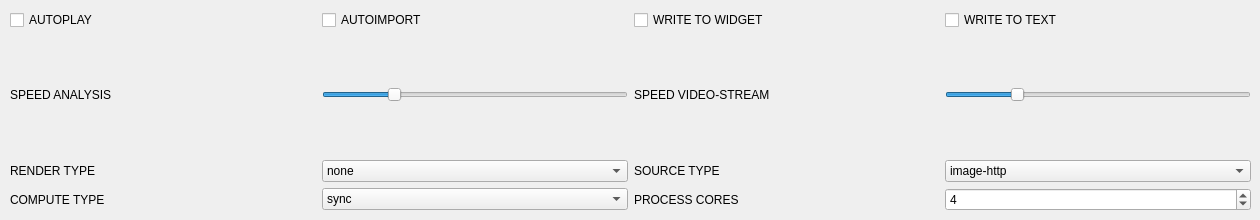
      <widget class="QWidget" name="tab_4">
       <attribute name="title">
        <string>DEBUG</string>
       </attribute>
       <widget class="QWidget" name="gridLayoutWidget_6">
        <property name="geometry">
         <rect>
          <x>10</x>
          <y>10</y>
          <width>1241</width>
          <height>201</height>
         </rect>
        </property>
        <layout class="QGridLayout" name="gridLayout_6">
         <item row="1" column="0">
          <widget class="QLabel" name="label_23">
           <property name="text">
            <string>SPEED ANALYSIS</string>
           </property>
          </widget>
         </item>
         <item row="0" column="3">
          <widget class="QCheckBox" name="checkBox_6">
           <property name="text">
            <string>WRITE TO TEXT</string>
           </property>
          </widget>
         </item>
         <item row="1" column="3">
          <widget class="QSlider" name="horizontalSlider_2">
           <property name="sizePolicy">
            <sizepolicy hsizetype="Preferred" vsizetype="Preferred">
             <horstretch>0</horstretch>
             <verstretch>0</verstretch>
            </sizepolicy>
           </property>
           <property name="minimum">
            <number>1</number>
           </property>
           <property name="maximum">
            <number>10</number>
           </property>
           <property name="singleStep">
            <number>3</number>
           </property>
           <property name="pageStep">
            <number>1</number>
           </property>
           <property name="value">
            <number>3</number>
           </property>
           <property name="orientation">
            <enum>Qt::Horizontal</enum>
           </property>
          </widget>
         </item>
         <item row="2" column="1">
          <widget class="QComboBox" name="comboBox">
           <item>
            <property name="text">
             <string>none</string>
            </property>
           </item>
           <item>
            <property name="text">
             <string>source</string>
            </property>
           </item>
           <item>
            <property name="text">
             <string>final</string>
            </property>
           </item>
           <item>
            <property name="text">
             <string>extended</string>
            </property>
           </item>
           <item>
            <property name="text">
             <string>all</string>
            </property>
           </item>
          </widget>
         </item>
         <item row="2" column="3">
          <widget class="QComboBox" name="comboBox_2">
           <item>
            <property name="text">
             <string>image-http</string>
            </property>
           </item>
           <item>
            <property name="text">
             <string>video-rtsp</string>
            </property>
           </item>
           <item>
            <property name="text">
             <string>video-file</string>
            </property>
           </item>
          </widget>
         </item>
         <item row="0" column="2">
          <widget class="QCheckBox" name="checkBox_5">
           <property name="text">
            <string>WRITE TO WIDGET</string>
           </property>
          </widget>
         </item>
         <item row="2" column="0">
          <widget class="QLabel" name="label_25">
           <property name="text">
            <string>RENDER TYPE</string>
           </property>
          </widget>
         </item>
         <item row="0" column="1">
          <widget class="QCheckBox" name="checkBox_4">
           <property name="text">
            <string>AUTOIMPORT</string>
           </property>
          </widget>
         </item>
         <item row="2" column="2">
          <widget class="QLabel" name="label_26">
           <property name="text">
            <string>SOURCE TYPE</string>
           </property>
          </widget>
         </item>
         <item row="1" column="2">
          <widget class="QLabel" name="label_24">
           <property name="text">
            <string>SPEED VIDEO-STREAM</string>
           </property>
          </widget>
         </item>
         <item row="1" column="1">
          <widget class="QSlider" name="horizontalSlider_3">
           <property name="sizePolicy">
            <sizepolicy hsizetype="Preferred" vsizetype="Preferred">
             <horstretch>0</horstretch>
             <verstretch>0</verstretch>
            </sizepolicy>
           </property>
           <property name="minimum">
            <number>1</number>
           </property>
           <property name="maximum">
            <number>10</number>
           </property>
           <property name="singleStep">
            <number>3</number>
           </property>
           <property name="pageStep">
            <number>1</number>
           </property>
           <property name="value">
            <number>3</number>
           </property>
           <property name="orientation">
            <enum>Qt::Horizontal</enum>
           </property>
          </widget>
         </item>
         <item row="0" column="0">
          <widget class="QCheckBox" name="checkBox_3">
           <property name="text">
            <string>AUTOPLAY</string>
           </property>
          </widget>
         </item>
         <item row="3" column="0">
          <widget class="QLabel" name="label_27">
           <property name="text">
            <string>COMPUTE TYPE</string>
           </property>
          </widget>
         </item>
         <item row="3" column="1">
          <widget class="QComboBox" name="comboBox_3">
           <property name="currentText">
            <string>sync</string>
           </property>
           <item>
            <property name="text">
             <string>sync</string>
            </property>
           </item>
           <item>
            <property name="text">
             <string>async</string>
            </property>
           </item>
           <item>
            <property name="text">
             <string>multithread</string>
            </property>
           </item>
           <item>
            <property name="text">
             <string>multiprocess</string>
            </property>
           </item>
           <item>
            <property name="text">
             <string>complex</string>
            </property>
           </item>
          </widget>
         </item>
         <item row="3" column="2">
          <widget class="QLabel" name="label_28">
           <property name="text">
            <string>PROCESS CORES</string>
           </property>
          </widget>
         </item>
         <item row="3" column="3">
          <widget class="QSpinBox" name="spinBox_2">
           <property name="minimum">
            <number>1</number>
           </property>
           <property name="maximum">
            <number>32</number>
           </property>
           <property name="value">
            <number>4</number>
           </property>
          </widget>
         </item>
        </layout>
       </widget>
      </widget>
